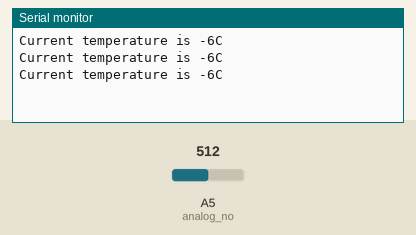
Simulated run of this sketch. Board: Arduino Uno, built with avr-gcc and run on an emulated ATmega328P. On the bench: the last lines printed to the serial monitor. The test bench sets the inputs (shaded band); at power-on: A5 (analog_no) = 512.

Above: at 1.2 s.
1.3 s: A5 (analog_no) set to 716
At 1.86 s:
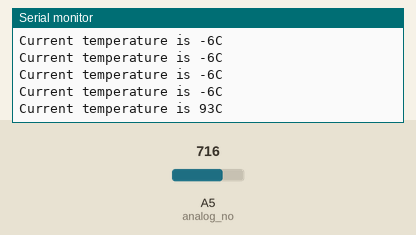
2.8 s: A5 (analog_no) set to 900
At 3.06 s:
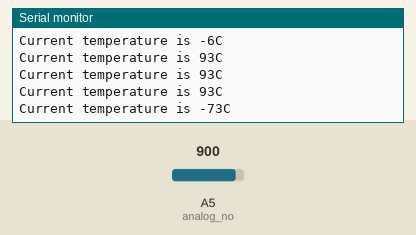
Timing chart, 0 to 5.8 s (numbered marks = the images above; inputs shaded):
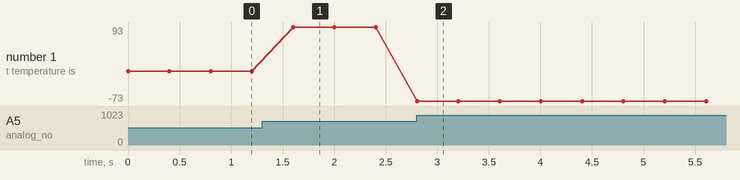

Measured:
- after the input at 1.3 s, the serial monitor: prints a new line after 0.30 s (image 1)
- after the input at 2.8 s, the serial monitor: prints a new line at once (image 2)
- plotted number 1: -6 → 93 after the input at 1.3 s, 93 → -73 after the input at 2.8 s

The sketch:

test1.ino
```cpp
int analog_no = 5 ;

void setup()
{
  Serial.begin(9600);
}

void loop()
{
  int pin_value;
  int temperature;

  pin_value = analogRead(analog_no);

  temperature = (125*pin_value)>>8 ;
  Serial.print("Current temperature is ") ;
  Serial.print(temperature) ;
  Serial.println("C");
  delay(400);
}
```
